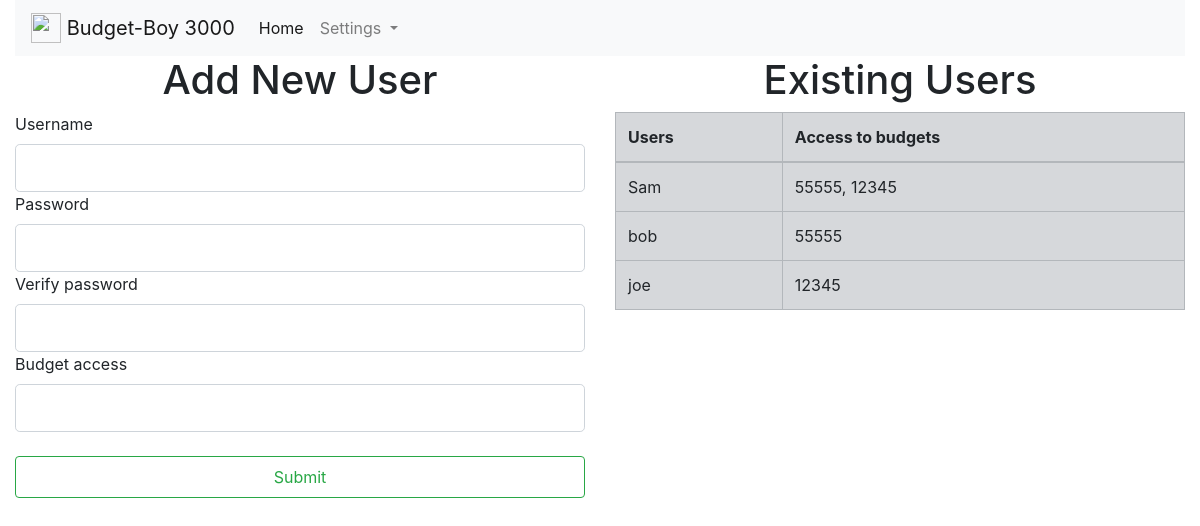
The app's page /newuser, older data.
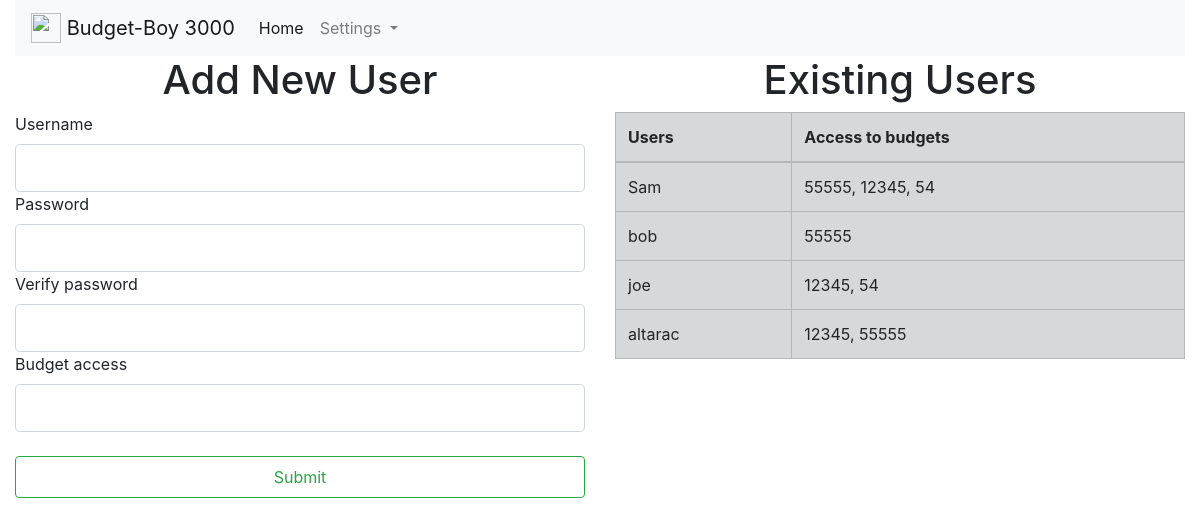
The same page, newer data.
### app.py (models this page shows, shortened)
class User(db.Model):
    id = db.Column(db.Integer, primary_key=True)
    username = db.Column(db.String(20), unique=True, nullable=False)
    password = db.Column(db.String(6), nullable=False)
    budgets_access = db.Column(db.String(100), unique=False, nullable=True)

### app.py (the view)
@app.route('/newuser', methods=['GET','POST'])
def newuser():
    form=UpdateUserForm()
    u = User.query.all()
    if form.is_submitted():
        if(form.password.data == form.password2.data):
            user = User(username= f'{form.username.data}', password=f'{form.password.data}', budgets_access = f'{form.budgets_access.data}')
            db.session.add(user)
            db.session.commit()
    return render_template('newuser.html', form = form, u = u)

### app.py
class UpdateUserForm(FlaskForm):
    username = StringField('Username', validators=[DataRequired(), Length(min=2, max=50)])
    password = PasswordField('Password', validators=[DataRequired(), Length(min=6, max=20)])
    password2 = PasswordField('Verify password', validators=[DataRequired(), Length(min=6, max=20)])
    budgets_access = StringField('Budget access')
    submit = SubmitField('Submit')

### templates/newuser.html (shortened to what this page needs)
{% extends 'base_in.html' %}
{% block body %}
<div class="row">
  <div class="col-md-6">
  <h1 class="text-center">Add New User</h1>
    <form method="POST", action="">
      {{form.username.label(class="form-control-label")}}
      {{form.username(class="form-control form-control-lg")}}
      {{form.password.label(class="form-control-label")}}
      {{form.password(class="form-control form-control-lg")}}
      {{form.password2.label(class="form-control-label")}}
      {{form.password2(class="form-control form-control-lg")}}
      {{form.budgets_access.label(class="form-control-label")}}
      {{form.budgets_access(class="form-control form-control-lg")}}
      <br>
      {{form.submit(class="btn btn-outline-success form-control form-control-lg")}}
    </form>
  </div>
  <div class="col-md-6">
    <h1 class="text-center">Existing Users</h1>
    <table class="table table-secondary table-bordered">
      <thead>
        <tr>
          <th scope="col">Users</th>
          <th scope="col">Access to budgets</th>
        </tr>
      </thead>
      <tbody>
    {% for i in u %}
          <tr>
            <td>{{i.username}}</td>
            <td>{{i.budgets_access}}</td>
          </tr>
      {% endfor %}
      </tbody>
    </table>
  </div>
</div>
{% endblock %}

Row changes from the older to the newer data that the page shows:
changed User "Sam": budgets_access "55555, 12345" → "55555, 12345, 54"
changed User "joe": budgets_access "12345" → "12345, 54"
added User: username "altarac", budgets_access "12345, 55555"
